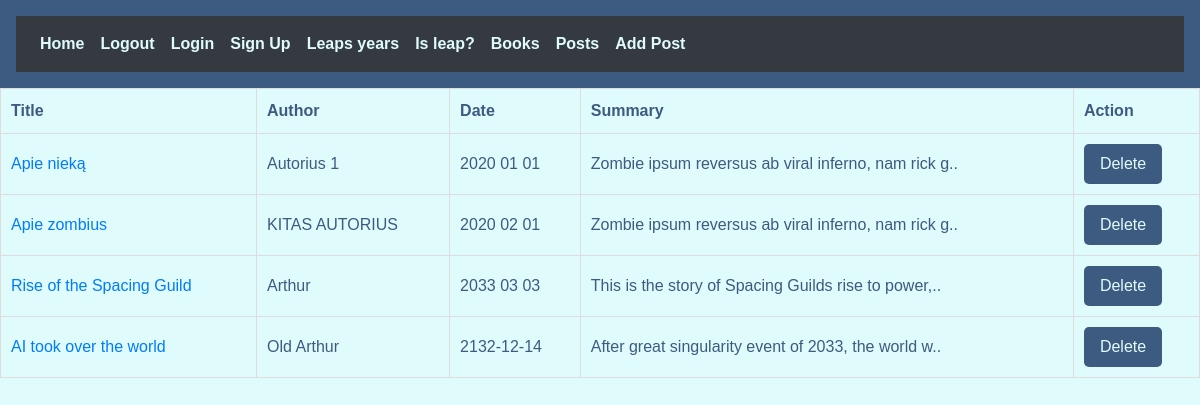
The page /posts on the database its author committed.
### website/models/db_models.py (models this page shows, shortened)
class Posts(db.Model):
    __tablename__ = 'Posts'
    id = db.Column(db.Integer, primary_key=True)
    data = db.Column(db.String(50), unique=False, nullable=False)
    autor = db.Column(db.String(120), unique=False, nullable=False)
    book_name = db.Column(db.String(80), unique=False)
    comment = db.Column(db.Text, unique=False, nullable=False)

### website/views.py (the view)
@views.route("/posts")
def posts():
    posts = Posts.query.all()
    return render_template('posts.html', posts=posts)

### website/templates/posts.html (shortened to what this page needs)
{% extends "base.html" %}
{% block body %}
{% block content %}
<html>
<head>
	<link rel="stylesheet" type="text/css" href="{{ url_for('static', filename='main.css') }}">
</head>
<body>
	<table>
		<thead>
			<tr>
				<th>Title</th>
				<th>Author</th>
				<th>Date</th>
				<th>Summary</th>
				<th>Action</th>
			</tr>
		</thead>
		<tbody>
			{% for post in posts %}
			<tr>
				<td><a href="{{ url_for('views.article', book_name=post.book_name) }}">{{ post.book_name }}</a></td>
				<td>{{ post.autor }}</td>
				<td>{{ post.data }}</td>
				<td>{{ post.comment [:50] }}..</td>
				<td>
        			<form method="POST" action="{{ url_for('views.delete_post', post_id=post.id) }}">
          				<button type="submit" class="btn btn-danger">Delete</button>
        			</form>
      			</td>
			</tr>
			{% endfor %}
		</tbody>
	</table>
</body>
</html>
{% endblock %}
{% endblock %}

### website/templates/base.html (shortened to what this page needs)
<!DOCTYPE html>
<html lang="en">
<head>
    <link
            rel="stylesheet"
            href="https://stackpath.bootstrapcdn.com/bootstrap/4.3.1/css/bootstrap.min.css"
    />
    <link
            rel="stylesheet"
            href="https://stackpath.bootstrapcdn.com/font-awesome/4.7.0/css/font-awesome.min.css"
    />
    <link rel="stylesheet" type="text/css" href="{{ url_for('static', filename='main.css') }}">
</head>
<body>
    <header class="site-header">
        <nav class="navbar navbar-expand-lg navbar-dark bg-dark initial scale">
            <div class="collapse navbar-collapse" id="navbar">
                <div class="navbar-nav">
                  <a class="nav-item nav-link" id="home" href="/">Home</a>
                  <a class="nav-item nav-link" id="logout" href="/logout">Logout</a>
                  <a class="nav-item nav-link" id="login" href="/login">Login</a>
                  <a class="nav-item nav-link" id="signUp" href="/sign-up">Sign Up</a>
                  <a class="nav-item nav-link" id="leaps" href="/leaps">Leaps years</a>
                  <a class="nav-item nav-link" id="isleap" href="/isleap">Is leap?</a>
                  <a class="nav-item nav-link" id="books" href="/books">Books</a>
                  <a class="nav-item nav-link" id="posts" href="/posts">Posts</a>
                  <a class="nav-item nav-link" id="add_post" href="/add_post">Add Post</a>
                </div>
            </div>
        </nav>
    </header>
</body>
{% block body %} {% endblock %}
</html>

### website/static/main.css (style rules this page uses)
:root { --primary-color: #3d5a80; --secondary-color: #98c1d9; --accent-color: #e0fbfc; }
body { background-color: var(--accent-color); color: var(--primary-color); font-family: Arial, sans-serif; }
.site-header { background-color: var(--primary-color); padding: 1rem; }
.site-header .navbar-nav .nav-link { color: var(--accent-color); font-weight: bold; }
.btn { background-color: var(--primary-color); color: var(--accent-color); border: none; border-radius: 5px; padding: 0.5rem 1rem; font-size: 1rem; cursor: pointer; }

### website/templates/posts.html (style rules this page uses)
table { border-collapse: collapse; width: 100%; margin-bottom: 20px; }
th { font-weight: bold; padding: 10px; text-align: left; border: 1px solid #ddd; }
td { padding: 10px; border: 1px solid #ddd; }

### rows shown on the page
Posts: book_name "Apie nieką", autor "Autorius 1", data "2020 01 01", comment "Zombie ipsum reversus ab viral inferno, nam rick g"
Posts: book_name "Apie zombius", autor "KITAS AUTORIUS", data "2020 02 01", comment "Zombie ipsum reversus ab viral inferno, nam rick g"
Posts: book_name "Rise of the Spacing Guild", autor "Arthur", data "2033 03 03", comment "This is the story of Spacing Guilds rise to power,"
Posts: book_name "AI took over the world", autor "Old Arthur", data "2132-12-14", comment "After great singularity event of 2033, the world w"
